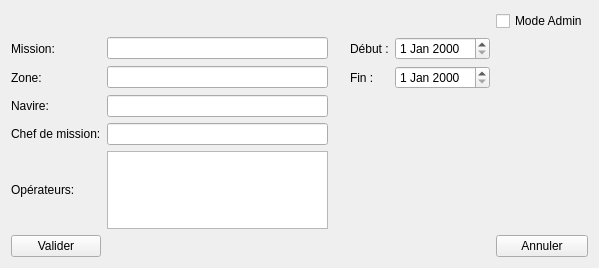
<?xml version="1.0" encoding="UTF-8"?>
<ui version="4.0">
 <class>fenMission</class>
 <widget class="QWidget" name="fenMission">
  <property name="windowModality">
   <enum>Qt::ApplicationModal</enum>
  </property>
  <property name="geometry">
   <rect>
    <x>0</x>
    <y>0</y>
    <width>599</width>
    <height>268</height>
   </rect>
  </property>
  <property name="windowTitle">
   <string>Mission</string>
  </property>
  <property name="windowIcon">
   <iconset resource="icons.qrc">
    <normaloff>:/icones/notes.png</normaloff>:/icones/notes.png</iconset>
  </property>
  <layout class="QGridLayout" name="gridLayout_2">
   <item row="3" column="0">
    <widget class="QLabel" name="label_2">
     <property name="text">
      <string>Navire:</string>
     </property>
    </widget>
   </item>
   <item row="5" column="1">
    <widget class="QTextEdit" name="te_Operateurs">
     <property name="maximumSize">
      <size>
       <width>16777215</width>
       <height>91</height>
      </size>
     </property>
    </widget>
   </item>
   <item row="2" column="5">
    <widget class="QDateEdit" name="de_Fin"/>
   </item>
   <item row="1" column="0">
    <widget class="QLabel" name="label">
     <property name="text">
      <string>Mission:</string>
     </property>
    </widget>
   </item>
   <item row="6" column="2">
    <spacer name="horizontalSpacer_3">
     <property name="orientation">
      <enum>Qt::Horizontal</enum>
     </property>
     <property name="sizeHint" stdset="0">
      <size>
       <width>51</width>
       <height>20</height>
      </size>
     </property>
    </spacer>
   </item>
   <item row="1" column="3">
    <spacer name="horizontalSpacer">
     <property name="orientation">
      <enum>Qt::Horizontal</enum>
     </property>
     <property name="sizeHint" stdset="0">
      <size>
       <width>1</width>
       <height>20</height>
      </size>
     </property>
    </spacer>
   </item>
   <item row="2" column="1">
    <widget class="QLineEdit" name="le_Zone"/>
   </item>
   <item row="1" column="1">
    <widget class="QLineEdit" name="le_Mission"/>
   </item>
   <item row="2" column="0">
    <widget class="QLabel" name="label_7">
     <property name="text">
      <string>Zone:</string>
     </property>
    </widget>
   </item>
   <item row="6" column="6">
    <widget class="QPushButton" name="btn_Annuler">
     <property name="text">
      <string>Annuler</string>
     </property>
    </widget>
   </item>
   <item row="6" column="0">
    <widget class="QPushButton" name="btn_Valider">
     <property name="text">
      <string>Valider</string>
     </property>
    </widget>
   </item>
   <item row="1" column="5">
    <widget class="QDateEdit" name="de_Debut"/>
   </item>
   <item row="4" column="1">
    <widget class="QLineEdit" name="le_ChefMission"/>
   </item>
   <item row="4" column="0">
    <widget class="QLabel" name="label_3">
     <property name="text">
      <string>Chef de mission:</string>
     </property>
    </widget>
   </item>
   <item row="5" column="0">
    <widget class="QLabel" name="label_4">
     <property name="text">
      <string>Opérateurs:</string>
     </property>
    </widget>
   </item>
   <item row="3" column="1">
    <widget class="QLineEdit" name="le_Navire"/>
   </item>
   <item row="2" column="4">
    <widget class="QLabel" name="label_6">
     <property name="text">
      <string>Fin :</string>
     </property>
    </widget>
   </item>
   <item row="0" column="6">
    <widget class="QCheckBox" name="cb_Admin">
     <property name="text">
      <string>Mode Admin</string>
     </property>
    </widget>
   </item>
   <item row="1" column="4">
    <widget class="QLabel" name="label_5">
     <property name="text">
      <string>Début :</string>
     </property>
    </widget>
   </item>
  </layout>
 </widget>
 <resources>
  <include location="icons.qrc"/>
 </resources>
 <connections/>
</ui>
